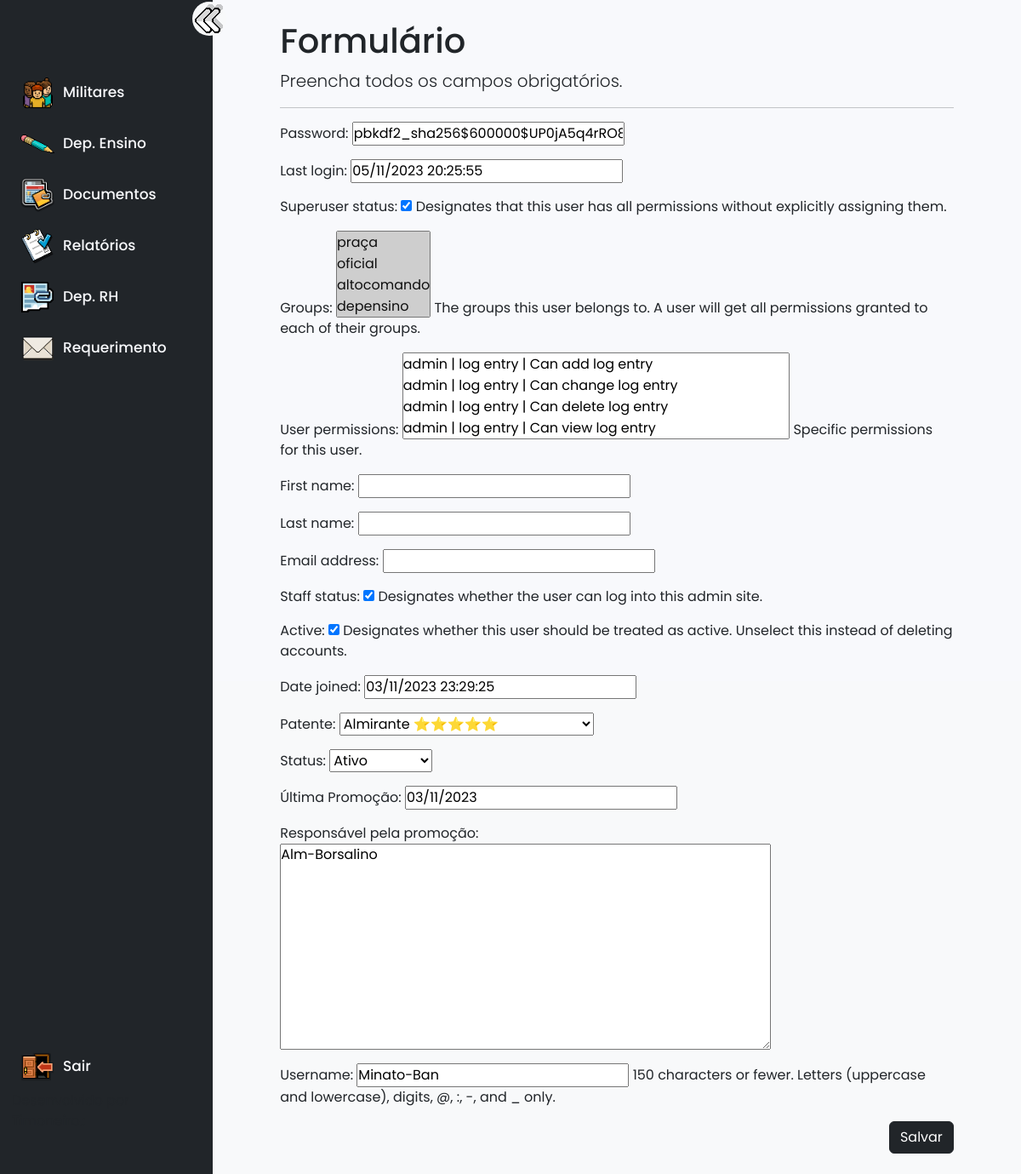
/controle/users/editac/1/ (signed in), run on an earlier commit of the app's database.
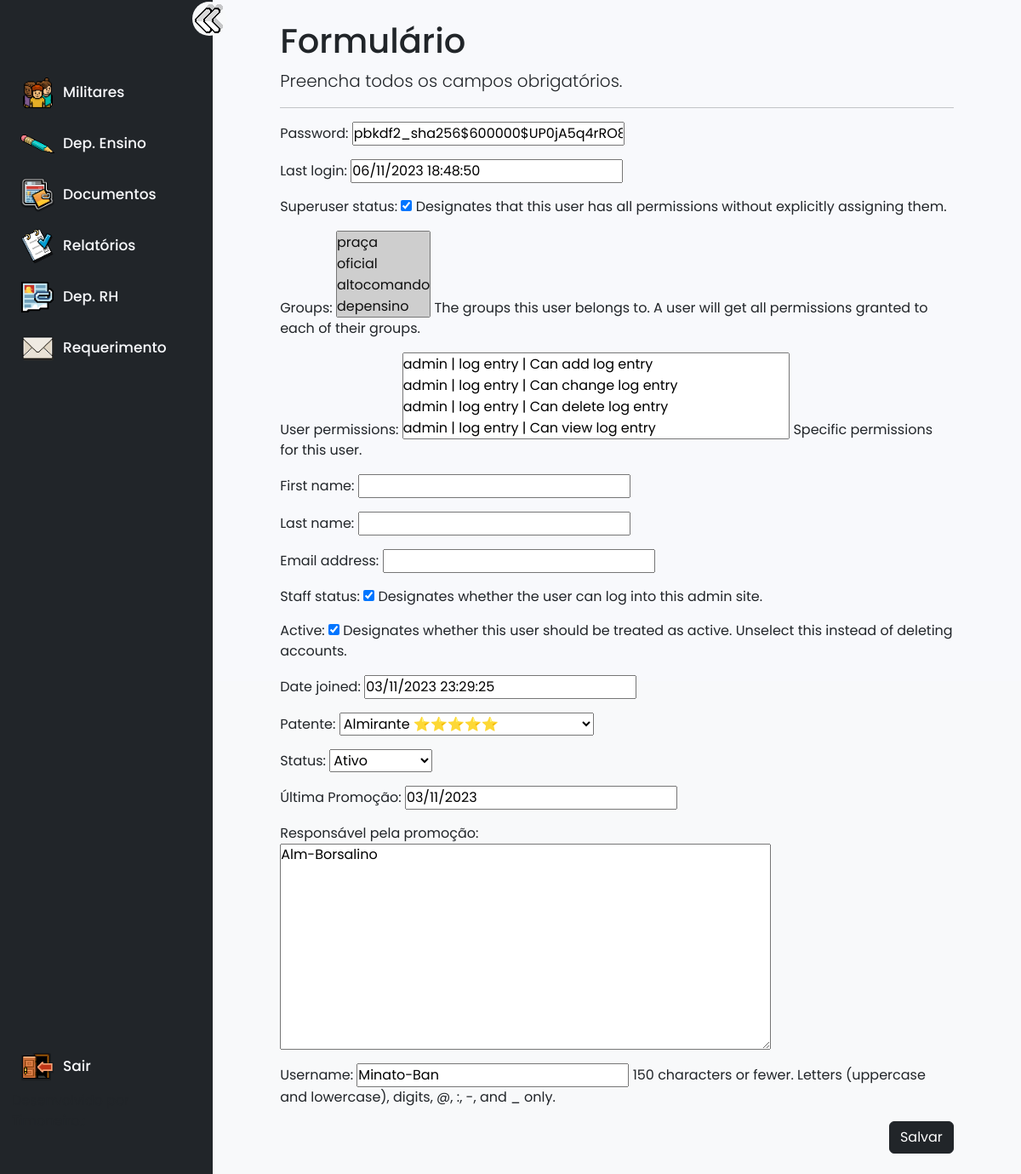
And on a later commit of the database.
### users/models.py (models this page shows, shortened)
class CustomUser(AbstractUser):
    PATENTES = (
        ('Marinheiro', 'Marinheiro'),
        ('Cabo', 'Cabo'),
        ('Aluno', 'Aluno'),
        ('3° Sargento', '3° Sargento'),
        ('2° Sargento', '2° Sargento'),
        ('1° Sargento', '1° Sargento'),
        ('SubOficial', 'SubOficial'),
        ('Cadete', 'Cadete'),
        ('Aspirante-a-Oficial', 'Aspirante-a-Oficial'),
        ('Guarda-Marinha', 'Guarda-Marinha'),
        ('Segundo-Tenente', 'Segundo-Tenente'),
        ('Primeiro-Tenente', 'Primeiro-Tenente'),
        ('Capitão-Tenente', 'Capitão-Tenente'),
        ('Capitão-de-Corveta', 'Capitão-de-Corveta'),
        ('Capitão-de-Fragata', 'Capitão-de-Fragata'),
        ('Capitão-de-Mar-e-Guerra ⭐', 'Capitão-de-Mar-e-Guerra ⭐'),
        ('Contra-Almirante ⭐⭐', 'Contra-Almirante ⭐⭐'),
        ('Vice-Almirante ⭐⭐⭐', 'Vice-Almirante ⭐⭐⭐'),
        ('Almirante-de-Esquadra ⭐⭐⭐⭐', 'Almirante-de-Esquadra ⭐⭐⭐⭐'),
        ('Almirante ⭐⭐⭐⭐⭐', 'Almirante ⭐⭐⭐⭐⭐'),
        ('Conselheiro', 'Conselheiro'),
    )
    STATUS = (
        ('Ativo','Ativo'),
        ('Demitido','Demitido'),
        ('Aposentado','Aposentado'),
    )
    patente = models.CharField(choices=PATENTES,max_length=50, null=True)
    status = models.CharField(choices=STATUS, max_length=50, null=True)
    datapromo = models.DateField(("Última Promoção"),default=timezone.now, null=True)
    responsavel = models.TextField(("Responsável pela promoção"), null=True)
    username = models.CharField(
        _('username'),
        max_length=150,
        unique=True,
        validators=[RegexValidator(
            regex=r'^[a-zA-Z0-9@_:.,-]+$',
            message=_('Enter a valid username. This value may contain only letters (uppercase and lowercase), numbers, @, :, -, and _ characters.'),
            code='invalid_username',
        )],
        help_text=_('150 characters or fewer. Letters (uppercase and lowercase), digits, @, :, -, and _ only.'),
    )

### users/views.py (the view)
# urls.py: path('users/editac/<int:pk>/', UserUpdateViewAC.as_view(), name='user_editac'),
class UserUpdateViewAC(LoginRequiredMixin, GroupRequiredMixin,UpdateView):
    group_required = u"altocomando"
    login_url = reverse_lazy('login')
    model = CustomUser
    form_class = RegistrationForm
    template_name = 'templates/formsoficiais.html'
    success_url = reverse_lazy('user_list')

### users/form.py
class RegistrationForm(forms.ModelForm):
    class Meta:
        model = CustomUser
        fields = fields = '__all__'

### arquivos/templates/formsoficiais.html (shortened to what this page needs)
{% extends "templates/indexoficiais.html" %}
{% block main %}
<h1>Formulário</h1>
<p class="lead">Preencha todos os campos obrigatórios.</p>
<hr>
<form action="" method="POST">
    {{ form.as_p}}
    <div class="d-flex justify-content-end">
    <button type="submit" class="text-right btn btn-dark">Salvar</button>
    </div>
</form>
<br>
{% endblock main %}

What changed in the data, as far as the page shows it:
changed CustomUser "Almirante ⭐⭐⭐⭐⭐": last_login "05/11/2023 20:25:55" → "06/11/2023 18:48:50"
